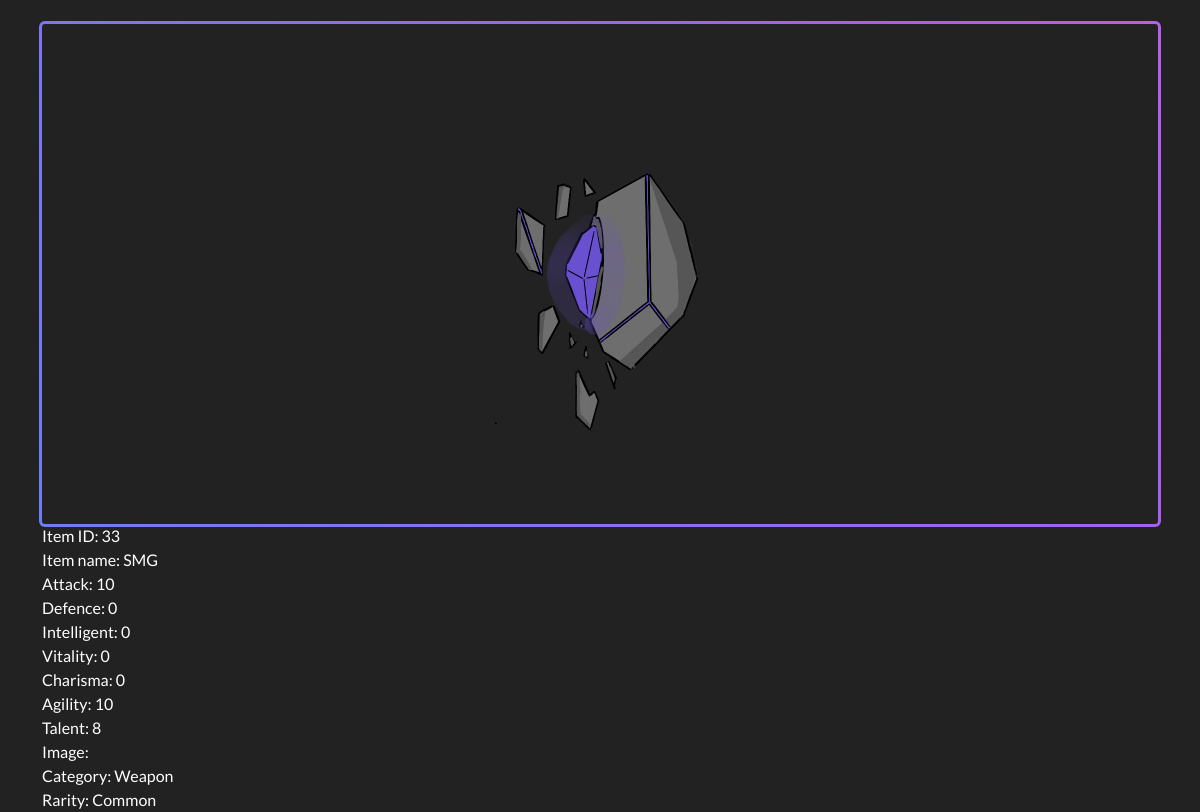
Page /buyitem.php?item_id=33 (signed in) on the earlier database version.
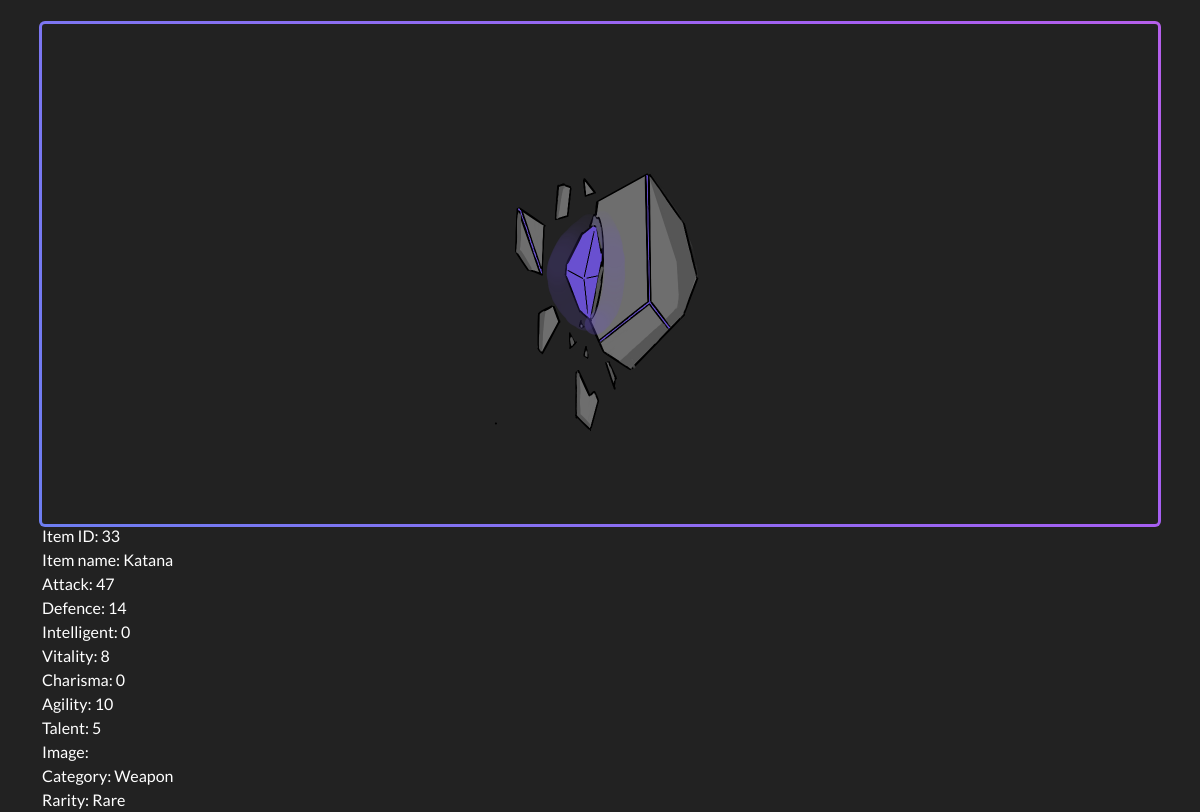
Same page on the later database version.
### tables this page shows
CREATE TABLE `item` (
  `Id_Item` int(200) NOT NULL,
  `Name` varchar(50) NOT NULL DEFAULT 'Item_Null',
  `Atk` int(99) NOT NULL DEFAULT 0,
  `Def` int(99) NOT NULL DEFAULT 0,
  `Int` int(99) NOT NULL DEFAULT 0,
  `Vit` int(99) NOT NULL DEFAULT 0,
  `Cha` int(99) NOT NULL DEFAULT 0,
  `Agi` int(99) NOT NULL DEFAULT 0,
  `Tal` int(99) NOT NULL DEFAULT 0,
  `Img` mediumblob DEFAULT NULL,
  `Hold_or_Sell` enum('H','S') NOT NULL DEFAULT 'H',
  `Category_Id` int(200) NOT NULL,
  `Rarity_Id` int(200) NOT NULL,
  `User_Id` int(200) NOT NULL DEFAULT 0
);

CREATE TABLE `rarity` (
  `Rarity` int(200) NOT NULL,
  `Name` varchar(50) NOT NULL
);

CREATE TABLE `catagory` (
  `Id_Category` int(200) NOT NULL,
  `Name` varchar(50) NOT NULL
);

### buyitem.php (the view, shortened to what this page needs)
<!DOCTYPE html>
<html lang="en">
<head>
    <link href="https://cdn.jsdelivr.net/npm/bootstrap@5.1.0/dist/css/bootstrap.min.css" rel="stylesheet">
    <link rel="stylesheet" href="https://cdn.jsdelivr.net/npm/bootstrap-icons@1.5.0/font/bootstrap-icons.css">
    <link rel="stylesheet" href="https://cdnjs.cloudflare.com/ajax/libs/meyer-reset/2.0/reset.min.css">
    <link rel="stylesheet" href="Card1.css">
  </head>
<body style="background-color: #222">
    <div class="container">
        <div class="gradient-border mt-4">
            <div class="conatiner">
                    <?php
                        $item_id=$_GET['item_id'];
                        $conn=new PDO("mysql:host=localhost;dbname=spaceutopia;charset=utf8","root","");
                        $sql="SELECT t1.Id_Item,t1.Name,t1.Atk,t1.Def,t1.Int,t1.Vit,t1.Cha,t1.Agi,t1.Tal,t1.Img,t1.Hold_Or_Sell,t2.Name,t3.Name
                        FROM item AS t1 INNER JOIN catagory AS t2 ON (t1.Category_Id=t2.Id_Category)
                        INNER JOIN rarity AS t3 ON (t1.Rarity_Id=t3.Rarity) WHERE Id_Item = $item_id ";
                        $result =  $conn -> query($sql);
                        while($row=$result->fetch()){
                            echo "<img src='Stone.png' alt='Item' style='width: 500px;'>";
                            echo 'Item ID: '.$row[0].'<br>';
                            echo 'Item name: '.$row[1].'<br>';
                            echo 'Attack: '.$row[2].'<br>';
                            echo 'Defence: '.$row[3].'<br>';
                            echo 'Intelligent: '.$row[4].'<br>';
                            echo 'Vitality: '.$row[5].'<br>';
                            echo 'Charisma: '.$row[6].'<br>';
                            echo 'Agility: '.$row[7].'<br>';
                            echo 'Talent: '.$row[8].'<br>';
                            echo 'Image: '.$row[9].'<br>';
                            echo 'Category: '.$row[11].'<br>';
                            echo 'Rarity: '.$row[12].'<br>';
                        }
                    ?>
            </div>
        </div>
    </div>
</body>
</html>

Differences in the rows shown:
changed item "Weapon": Name "SMG" → "Katana"; Atk "10" → "47"; Def "0" → "14"; Vit "0" → "8"; Tal "8" → "5"; Rarity_Id.Name "Common" → "Rare"
